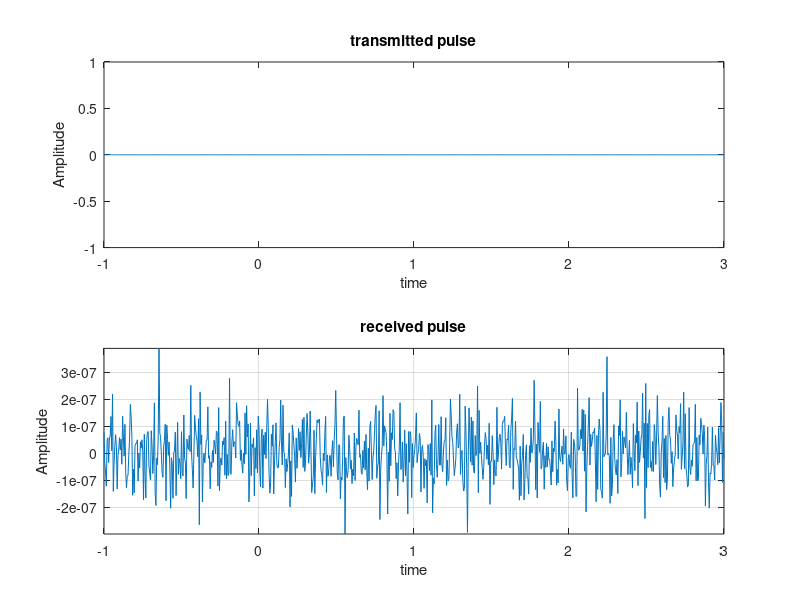
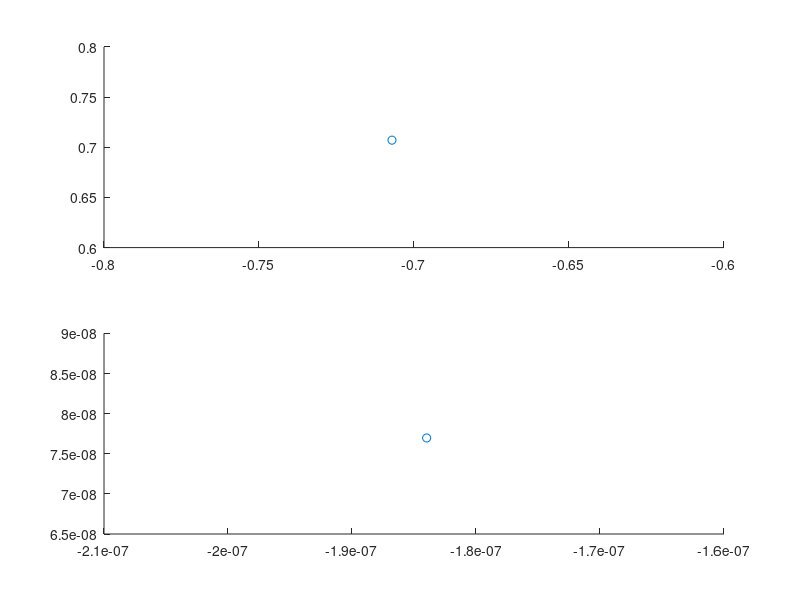

These charts were generated, in order, by the following MATLAB code: (Note: this script raises an error after producing the figures.)
clear all
close all
rb=4;  %%%%modify according to your question
count=0;
message = [1 0 1 0 0 1 0 0 0 1 0 0 0 0 1 ]; %Adding an extra zero for padding
duration_signal = length(message);
noise_power = 0;
power = 0;
hest = 0;
H = 2.11675577960809e-06 + 1.55537649022810e-06i;
for T = 1:1/rb:duration_signal -2  %%%% Duration 30 seconds with interval of 1 sec.
    fs=200;
    ts=1/fs;
    t = T-rb/2:ts:(rb/2+T);
    t1=-rb/2:ts:rb/2;
    N=length(t1);
    B=1;
    %%%%you need to haveHuffman code for your name: modify
    const=(1/sqrt(2))*[1+1j, -1-1j, -1+1j, 1-1j];
    if message(floor(T):floor(T+1)) == [0 0]
        m = const(1);
    elseif message(floor(T):floor(T+1)) == [0 1]
            m = const(2);
    elseif message (floor(T):floor(T+1)) == [1 0]
        m = const(3);
    else
        m = const(4);
    end
        P=0.15;
    X= sqrt(P)*m;
       pt_sinc= real(X).*sinc(rb*t1*2*10)+ imag(X).*sinc(rb*t1*2*10); %%basis signal%modify if needed
          
   
    
    channel_gain = sqrt(10^-12) *randn(1);
    
    rec=channel_gain* pt_sinc;
    noise_p= 10^(-14);
    recieved = rec.*pt_sinc + sqrt(noise_p).*randn(1,length(pt_sinc)); 
    %%%MF apply Single point
    y=sqrt(P)*channel_gain*m+sqrt(noise_p).*randn(1);
    hest=hest+y;
    figure(100)
    hold all
    subplot(2,1,2), scatter (real(y), imag(y))
    hold all
    subplot(2,1,1), scatter (real(m), imag(m))  
    figure(1)
    hold on
    subplot(2,1,1), plot(t,pt_sinc);
    hold on
     title('transmitted pulse');
    xlabel('time')
    ylabel('Amplitude')
    subplot(2,1,2), plot(t,recieved);
    grid on
    axis([-inf  inf -inf inf])
    title('received pulse');
    xlabel('time')
    ylabel('Amplitude')
    grid on
    axis([-inf  inf -inf inf])
    %figure
    %plot(t, recieved);
    if P == 0 
        noise_power = noise_power + abs(y)*abs(y);
    else
        power = power + abs(y)*abs(y);
    end
    single = abs(y)*abs(y);
    pause(0.01)  %%%%% pauses for 2 seconds and then go for next loop increment.
    
    est = y/(sqrt(P)*H);
    distances = zeros(4,1);
    for co = 1:4
        distances(co) = abs(est-const(co));
    end
    [~,minIndex] = min(distances);
    if(minIndex == 1)
        decoded(floor(T)) = "00";
    elseif (minIndex == 2)
        decoded(floor(T)) = "01";
    elseif (minIndex == 3)
        decoded(floor(T)) = "10";
    else
        decoded(floor(T)) = "11";
    end
    figure(50);
    hold on;
    scatter(real(const(minIndex)), imag(const(minIndex)));
end
%disp(power);

noise_power = 5.5216e-13;
SNR = power/noise_power;
C = round(log2(1+SNR));

H = sqrt(SNR * noise_p);
hest = hest/(sqrt(P)*X);
%H = sqrt(P)*10^-6;

disp(decoded);
